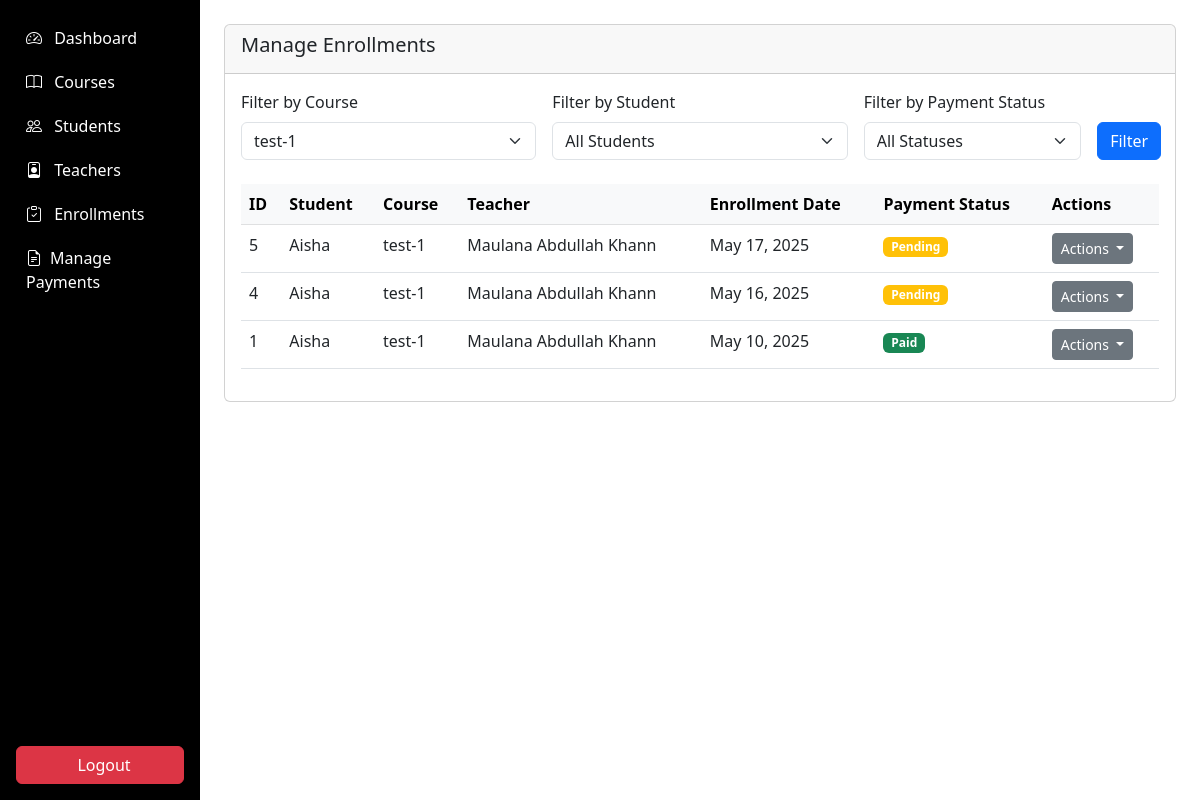
The app's page /admin/enrollments/manage_enrollments.php?course=1 (signed in) with its own data.
### tables this page shows
CREATE TABLE `enrollments` (
  `enrollment_id` int(11) NOT NULL,
  `student_id` int(11) NOT NULL,
  `course_id` int(11) NOT NULL,
  `enrollment_date` timestamp NOT NULL DEFAULT current_timestamp(),
  `completion_status` enum('not_started','in_progress','completed') DEFAULT 'not_started',
  `payment_status` enum('pending','paid','failed') DEFAULT 'pending',
  `transaction_id` varchar(100) DEFAULT NULL
);

CREATE TABLE `students` (
  `student_id` int(11) NOT NULL,
  `user_id` int(11) NOT NULL,
  `full_name` varchar(100) NOT NULL,
  `address` text DEFAULT NULL,
  `contact_number` varchar(20) DEFAULT NULL,
  `parent_name` varchar(100) DEFAULT NULL,
  `parent_contact` varchar(20) DEFAULT NULL,
  `previous_education` text DEFAULT NULL,
  `profile_image` varchar(255) DEFAULT NULL
);

CREATE TABLE `courses` (
  `course_id` int(11) NOT NULL,
  `title` varchar(100) NOT NULL,
  `description` text DEFAULT NULL,
  `image_url` varchar(255) DEFAULT NULL,
  `teacher_id` int(11) DEFAULT NULL,
  `duration` varchar(50) DEFAULT NULL,
  `price` decimal(10,2) DEFAULT NULL,
  `is_featured` tinyint(1) DEFAULT 0,
  `created_at` timestamp NOT NULL DEFAULT current_timestamp(),
  `updated_at` timestamp NOT NULL DEFAULT current_timestamp() ON UPDATE current_timestamp(),
  `is_deleted` tinyint(1) DEFAULT 0,
  `status` enum('draft','ready','started','completed') DEFAULT 'draft'
);

CREATE TABLE `teachers` (
  `teacher_id` int(11) NOT NULL,
  `user_id` int(11) NOT NULL,
  `full_name` varchar(100) NOT NULL,
  `specialization` varchar(100) DEFAULT NULL,
  `bio` text DEFAULT NULL,
  `qualifications` text DEFAULT NULL,
  `contact_number` varchar(20) DEFAULT NULL,
  `profile_image` varchar(255) DEFAULT NULL
);

### admin/enrollments/manage_enrollments.php (the view, shortened to what this page needs)
<?php
require_once '../../includes/auth.php';
$courseFilter = isset($_GET['course']) ? (int)$_GET['course'] : null;
$query = "
    SELECT e.*,
           s.full_name as student_name,
           c.title as course_title,
           t.full_name as teacher_name
    FROM enrollments e
    JOIN students s ON e.student_id = s.student_id
    JOIN courses c ON e.course_id = c.course_id
    LEFT JOIN teachers t ON c.teacher_id = t.teacher_id
    WHERE 1=1
";
$params = [];
if ($courseFilter) {
    $query .= " AND e.course_id = ?";
    $params[] = $courseFilter;
}
$query .= " ORDER BY e.enrollment_date DESC";
$stmt = $db->prepare($query);
$stmt->execute($params);
$enrollments = $stmt->fetchAll();
$courses = $db->query("SELECT course_id, title FROM courses ORDER BY title")->fetchAll();
?>
<!DOCTYPE html>
<html lang="en">
<head>
</head>
<body>
   <div class="container-fluid">
  <div class="row">
    <nav class="col-md-2 d-none d-md-block p-0 bg-dark sidebar" id="sidebar">
      <?php include '../includes/sidebar.php'; ?>
    </nav>
        <main class="col-md-10 ms-sm-auto p-4">
            <div>
                <div class="card mb-4">
                    <div class="card-header">
                        <h5 class="card-title">Manage Enrollments</h5>
                    </div>
                    <div class="card-body">
                        <form method="GET" class="mb-4">
                            <div class="row g-3">
                                <div class="col-md-4">
                                    <label for="course" class="form-label">Filter by Course</label>
                                    <select class="form-select" id="course" name="course">
                                        <?php foreach ($courses as $course): ?>
                                        <option value="<?= $course['course_id'] ?>" <?= $courseFilter == $course['course_id'] ? 'selected' : '' ?>>
                                            <?= htmlspecialchars($course['title']) ?>
                                        </option>
                                        <?php endforeach; ?>
                                    </select>
                                </div>
                                <div class="col-md-4">
                                    <label for="student" class="form-label">Filter by Student</label>
                                    <select class="form-select" id="student" name="student">
                                        <option value="">All Students</option>
                                    </select>
                                </div>
                                <div class="col-md-3">
                                    <label for="status" class="form-label">Filter by Payment Status</label>
                                    <select class="form-select" id="status" name="status">
                                        <option value="">All Statuses</option>
                                    </select>
                                </div>
                                <div class="col-md-1 d-flex align-items-end">
                                    <button type="submit" class="btn btn-primary">Filter</button>
                                </div>
                            </div>
                        </form>
                        <div class="table-responsive">
                            <table class="table table-hover">
                                <thead class="table-light">
                                    <tr>
                                        <th>ID</th>
                                        <th>Student</th>
                                        <th>Course</th>
                                        <th>Teacher</th>
                                        <th>Enrollment Date</th>
                                        <th>Payment Status</th>
                                        <th>Actions</th>
                                    </tr>
                                </thead>
                                <tbody>
                                    <?php foreach ($enrollments as $enrollment): ?>
                                    <tr>
                                        <td><?= $enrollment['enrollment_id'] ?></td>
                                        <td><?= htmlspecialchars($enrollment['student_name']) ?></td>
                                        <td><?= htmlspecialchars($enrollment['course_title']) ?></td>
                                        <td><?= htmlspecialchars($enrollment['teacher_name'] ?? 'N/A') ?></td>
                                        <td><?= date('M d, Y', strtotime($enrollment['enrollment_date'])) ?></td>
                                        <td>
                                            <span class="badge bg-<?=
                                                $enrollment['payment_status'] === 'paid' ? 'success' :
                                                ($enrollment['payment_status'] === 'failed' ? 'danger' : 'warning')
                                            ?>">
                                                <?= ucfirst($enrollment['payment_status']) ?>
                                            </span>
                                        </td>
                                        <td>
                                            <div class="dropdown">
                                                <button class="btn btn-sm btn-secondary dropdown-toggle" type="button" data-bs-toggle="dropdown">
                                                    Actions
                                                </button>
                                            </div>
                                        </td>
                                    </tr>
                                    <?php endforeach; ?>
                                </tbody>
                            </table>
                        </div>
                    </div>
                </div>
            </div>
                                    </main>
        </div>
    </div>
</body>
</html>

### admin/includes/sidebar.php (style rules this page uses)
.sidebar { background-color:black; }

### records on screen
enrollments: enrollment_id "5", student.full_name "Aisha", course.title "test-1", teachers.full_name "Maulana Abdullah Khann", enrollment_date "May 17, 2025", payment_status "Pending"
enrollments: enrollment_id "4", student.full_name "Aisha", course.title "test-1", teachers.full_name "Maulana Abdullah Khann", enrollment_date "May 16, 2025", payment_status "Pending"
enrollments: enrollment_id "1", student.full_name "Aisha", course.title "test-1", teachers.full_name "Maulana Abdullah Khann", enrollment_date "May 10, 2025", payment_status "Paid"

### other values on screen
form field course "test-1"
